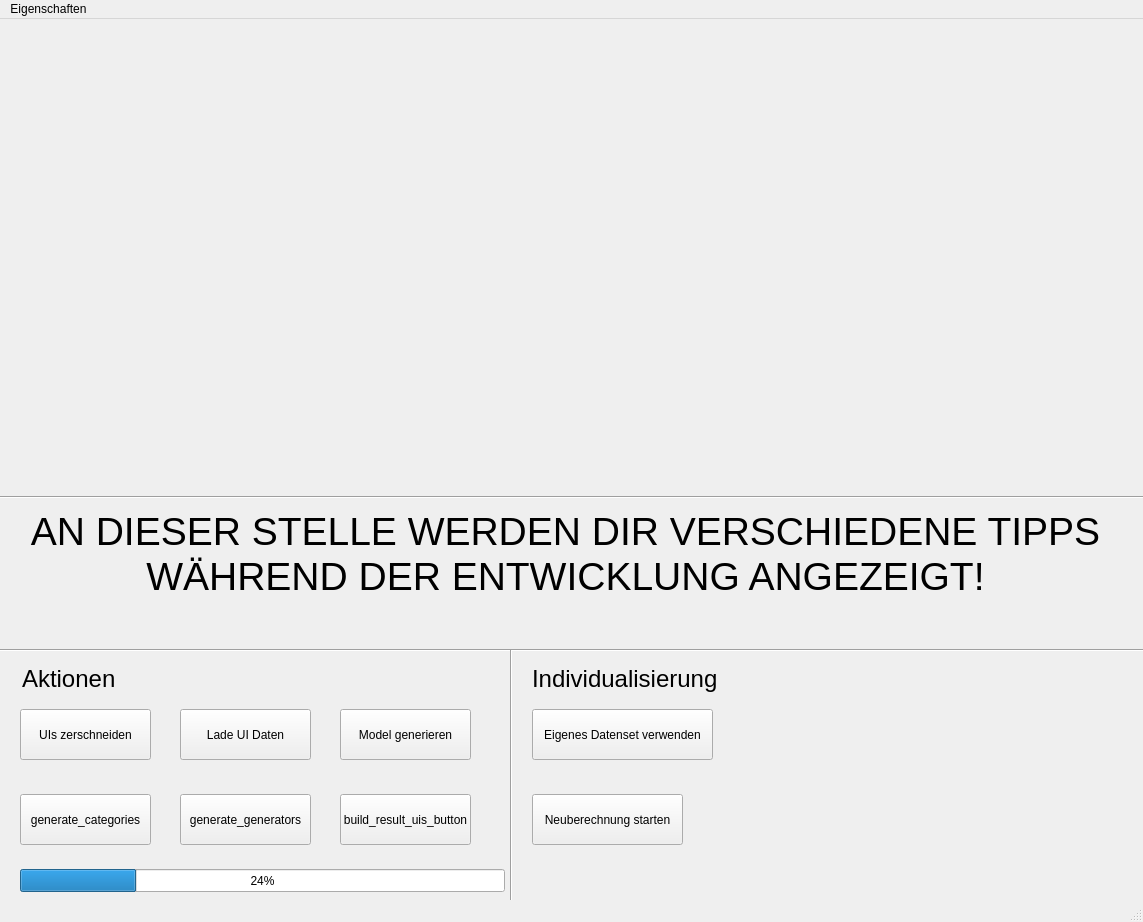
<?xml version="1.0" encoding="UTF-8"?>
<ui version="4.0">
 <class>mainWindow</class>
 <widget class="QMainWindow" name="mainWindow">
  <property name="geometry">
   <rect>
    <x>0</x>
    <y>0</y>
    <width>1143</width>
    <height>922</height>
   </rect>
  </property>
  <property name="mouseTracking">
   <bool>false</bool>
  </property>
  <property name="windowTitle">
   <string>MainWindow</string>
  </property>
  <property name="toolTip">
   <string/>
  </property>
  <property name="whatsThis">
   <string/>
  </property>
  <widget class="QWidget" name="centralwidget">
   <widget class="QLabel" name="label_1">
    <property name="geometry">
     <rect>
      <x>10</x>
      <y>10</y>
      <width>271</width>
      <height>451</height>
     </rect>
    </property>
    <property name="styleSheet">
     <string notr="true"/>
    </property>
    <property name="text">
     <string/>
    </property>
    <property name="pixmap">
     <pixmap>Screenshot_1624995967.png</pixmap>
    </property>
    <property name="scaledContents">
     <bool>true</bool>
    </property>
   </widget>
   <widget class="QLabel" name="label_2">
    <property name="geometry">
     <rect>
      <x>290</x>
      <y>10</y>
      <width>271</width>
      <height>451</height>
     </rect>
    </property>
    <property name="styleSheet">
     <string notr="true"/>
    </property>
    <property name="text">
     <string/>
    </property>
    <property name="pixmap">
     <pixmap>Screenshot_1624995967.png</pixmap>
    </property>
    <property name="scaledContents">
     <bool>true</bool>
    </property>
   </widget>
   <widget class="QLabel" name="label_3">
    <property name="geometry">
     <rect>
      <x>570</x>
      <y>10</y>
      <width>271</width>
      <height>451</height>
     </rect>
    </property>
    <property name="styleSheet">
     <string notr="true"/>
    </property>
    <property name="text">
     <string/>
    </property>
    <property name="pixmap">
     <pixmap>Screenshot_1624995967.png</pixmap>
    </property>
    <property name="scaledContents">
     <bool>true</bool>
    </property>
   </widget>
   <widget class="QLabel" name="label_4">
    <property name="geometry">
     <rect>
      <x>850</x>
      <y>10</y>
      <width>271</width>
      <height>451</height>
     </rect>
    </property>
    <property name="styleSheet">
     <string notr="true"/>
    </property>
    <property name="text">
     <string/>
    </property>
    <property name="pixmap">
     <pixmap>Screenshot_1624995967.png</pixmap>
    </property>
    <property name="scaledContents">
     <bool>true</bool>
    </property>
   </widget>
   <widget class="QPushButton" name="pushButton_1">
    <property name="geometry">
     <rect>
      <x>20</x>
      <y>690</y>
      <width>131</width>
      <height>51</height>
     </rect>
    </property>
    <property name="text">
     <string>UIs zerschneiden</string>
    </property>
   </widget>
   <widget class="Line" name="line_1">
    <property name="geometry">
     <rect>
      <x>-10</x>
      <y>470</y>
      <width>1181</width>
      <height>16</height>
     </rect>
    </property>
    <property name="orientation">
     <enum>Qt::Horizontal</enum>
    </property>
   </widget>
   <widget class="QLabel" name="label_5">
    <property name="geometry">
     <rect>
      <x>10</x>
      <y>490</y>
      <width>1111</width>
      <height>131</height>
     </rect>
    </property>
    <property name="font">
     <font>
      <family>MS Shell Dlg 2</family>
      <pointsize>29</pointsize>
      <weight>50</weight>
      <italic>false</italic>
      <bold>false</bold>
     </font>
    </property>
    <property name="focusPolicy">
     <enum>Qt::NoFocus</enum>
    </property>
    <property name="text">
     <string>AN DIESER STELLE WERDEN DIR VERSCHIEDENE TIPPS WÄHREND DER ENTWICKLUNG ANGEZEIGT!</string>
    </property>
    <property name="alignment">
     <set>Qt::AlignHCenter|Qt::AlignTop</set>
    </property>
    <property name="wordWrap">
     <bool>true</bool>
    </property>
   </widget>
   <widget class="Line" name="line_2">
    <property name="geometry">
     <rect>
      <x>0</x>
      <y>623</y>
      <width>1181</width>
      <height>16</height>
     </rect>
    </property>
    <property name="orientation">
     <enum>Qt::Horizontal</enum>
    </property>
   </widget>
   <widget class="QLabel" name="label_6">
    <property name="geometry">
     <rect>
      <x>22</x>
      <y>646</y>
      <width>101</width>
      <height>31</height>
     </rect>
    </property>
    <property name="font">
     <font>
      <family>MS Shell Dlg 2</family>
      <pointsize>18</pointsize>
      <weight>50</weight>
      <italic>false</italic>
      <bold>false</bold>
      <underline>false</underline>
      <kerning>true</kerning>
     </font>
    </property>
    <property name="focusPolicy">
     <enum>Qt::NoFocus</enum>
    </property>
    <property name="text">
     <string>Aktionen</string>
    </property>
    <property name="alignment">
     <set>Qt::AlignLeading|Qt::AlignLeft|Qt::AlignTop</set>
    </property>
    <property name="wordWrap">
     <bool>true</bool>
    </property>
   </widget>
   <widget class="Line" name="line_3">
    <property name="geometry">
     <rect>
      <x>501</x>
      <y>630</y>
      <width>20</width>
      <height>311</height>
     </rect>
    </property>
    <property name="orientation">
     <enum>Qt::Vertical</enum>
    </property>
   </widget>
   <widget class="QPushButton" name="pushButton_2">
    <property name="geometry">
     <rect>
      <x>180</x>
      <y>690</y>
      <width>131</width>
      <height>51</height>
     </rect>
    </property>
    <property name="text">
     <string>Lade UI Daten</string>
    </property>
   </widget>
   <widget class="QPushButton" name="pushButton_3">
    <property name="geometry">
     <rect>
      <x>340</x>
      <y>690</y>
      <width>131</width>
      <height>51</height>
     </rect>
    </property>
    <property name="text">
     <string>Model generieren</string>
    </property>
   </widget>
   <widget class="QPushButton" name="pushButton_4">
    <property name="geometry">
     <rect>
      <x>20</x>
      <y>775</y>
      <width>131</width>
      <height>51</height>
     </rect>
    </property>
    <property name="text">
     <string>generate_categories</string>
    </property>
   </widget>
   <widget class="QPushButton" name="pushButton_5">
    <property name="geometry">
     <rect>
      <x>180</x>
      <y>775</y>
      <width>131</width>
      <height>51</height>
     </rect>
    </property>
    <property name="text">
     <string>generate_generators</string>
    </property>
   </widget>
   <widget class="QPushButton" name="pushButton_6">
    <property name="geometry">
     <rect>
      <x>340</x>
      <y>775</y>
      <width>131</width>
      <height>51</height>
     </rect>
    </property>
    <property name="text">
     <string>build_result_uis_button</string>
    </property>
   </widget>
   <widget class="QProgressBar" name="progressBar">
    <property name="geometry">
     <rect>
      <x>20</x>
      <y>850</y>
      <width>485</width>
      <height>23</height>
     </rect>
    </property>
    <property name="value">
     <number>24</number>
    </property>
   </widget>
   <widget class="QLabel" name="label_7">
    <property name="geometry">
     <rect>
      <x>532</x>
      <y>646</y>
      <width>191</width>
      <height>31</height>
     </rect>
    </property>
    <property name="font">
     <font>
      <family>MS Shell Dlg 2</family>
      <pointsize>18</pointsize>
      <weight>50</weight>
      <italic>false</italic>
      <bold>false</bold>
      <underline>false</underline>
     </font>
    </property>
    <property name="focusPolicy">
     <enum>Qt::NoFocus</enum>
    </property>
    <property name="toolTip">
     <string extracomment="test"/>
    </property>
    <property name="text">
     <string>Individualisierung</string>
    </property>
    <property name="alignment">
     <set>Qt::AlignLeading|Qt::AlignLeft|Qt::AlignTop</set>
    </property>
    <property name="wordWrap">
     <bool>true</bool>
    </property>
   </widget>
   <widget class="QPushButton" name="pushButton_7">
    <property name="geometry">
     <rect>
      <x>532</x>
      <y>690</y>
      <width>181</width>
      <height>51</height>
     </rect>
    </property>
    <property name="toolTip">
     <string>gggg</string>
    </property>
    <property name="toolTipDuration">
     <number>3</number>
    </property>
    <property name="statusTip">
     <string extracomment="test"/>
    </property>
    <property name="whatsThis">
     <string/>
    </property>
    <property name="accessibleDescription">
     <string/>
    </property>
    <property name="text">
     <string>Eigenes Datenset verwenden</string>
    </property>
    <property name="icon">
     <iconset>
      <normaloff>folder.png</normaloff>folder.png</iconset>
    </property>
    <property name="iconSize">
     <size>
      <width>25</width>
      <height>25</height>
     </size>
    </property>
   </widget>
   <widget class="QPushButton" name="pushButton_8">
    <property name="enabled">
     <bool>true</bool>
    </property>
    <property name="geometry">
     <rect>
      <x>532</x>
      <y>775</y>
      <width>151</width>
      <height>51</height>
     </rect>
    </property>
    <property name="sizePolicy">
     <sizepolicy hsizetype="Minimum" vsizetype="Fixed">
      <horstretch>0</horstretch>
      <verstretch>0</verstretch>
     </sizepolicy>
    </property>
    <property name="cursor">
     <cursorShape>ArrowCursor</cursorShape>
    </property>
    <property name="mouseTracking">
     <bool>false</bool>
    </property>
    <property name="layoutDirection">
     <enum>Qt::LeftToRight</enum>
    </property>
    <property name="autoFillBackground">
     <bool>false</bool>
    </property>
    <property name="text">
     <string>Neuberechnung starten</string>
    </property>
    <property name="icon">
     <iconset>
      <normaloff>gear.png</normaloff>gear.png</iconset>
    </property>
    <property name="iconSize">
     <size>
      <width>25</width>
      <height>25</height>
     </size>
    </property>
    <property name="checkable">
     <bool>false</bool>
    </property>
   </widget>
   <zorder>pushButton_7</zorder>
   <zorder>label_1</zorder>
   <zorder>label_2</zorder>
   <zorder>label_3</zorder>
   <zorder>label_4</zorder>
   <zorder>pushButton_1</zorder>
   <zorder>line_1</zorder>
   <zorder>label_5</zorder>
   <zorder>line_2</zorder>
   <zorder>label_6</zorder>
   <zorder>line_3</zorder>
   <zorder>pushButton_2</zorder>
   <zorder>pushButton_3</zorder>
   <zorder>pushButton_4</zorder>
   <zorder>pushButton_5</zorder>
   <zorder>pushButton_6</zorder>
   <zorder>progressBar</zorder>
   <zorder>label_7</zorder>
   <zorder>pushButton_8</zorder>
  </widget>
  <widget class="QStatusBar" name="statusbar"/>
  <widget class="QMenuBar" name="menubar">
   <property name="geometry">
    <rect>
     <x>0</x>
     <y>0</y>
     <width>1143</width>
     <height>21</height>
    </rect>
   </property>
   <widget class="QMenu" name="menuhILFE">
    <property name="title">
     <string>Eigenschaften</string>
    </property>
    <addaction name="actionAnleitung"/>
    <addaction name="action_ueber"/>
   </widget>
   <addaction name="menuhILFE"/>
  </widget>
  <action name="action_ueber">
   <property name="icon">
    <iconset>
     <normaloff>Deep UX II Projekt/deepux2/information-button.png</normaloff>Deep UX II Projekt/deepux2/information-button.png</iconset>
   </property>
   <property name="text">
    <string>Über</string>
   </property>
  </action>
  <action name="actionAnleitung">
   <property name="icon">
    <iconset>
     <normaloff>Deep UX II Projekt/deepux2/question.png</normaloff>Deep UX II Projekt/deepux2/question.png</iconset>
   </property>
   <property name="text">
    <string>Hilfestellung</string>
   </property>
  </action>
 </widget>
 <resources/>
 <connections/>
</ui>
